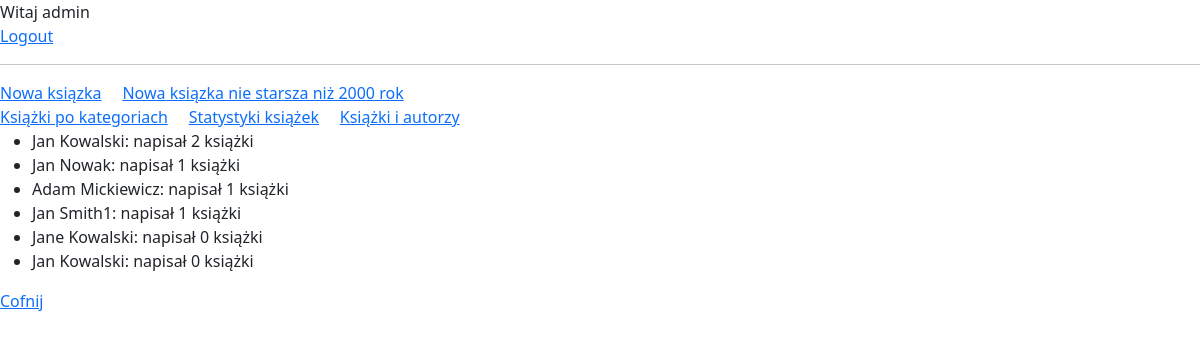
Before: /book/stat-authors/ (signed in) with the older database file.
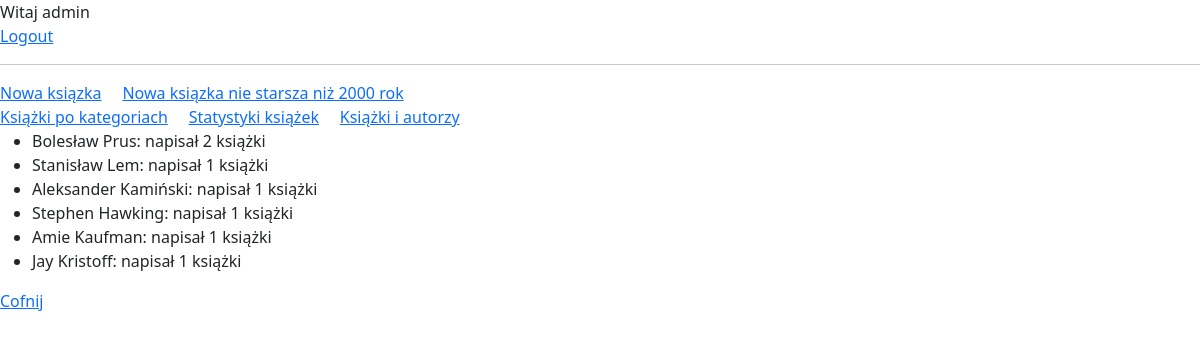
After: the same page with the newer database file.
### books/models.py (models this page shows, shortened)
class Author(models.Model):
    first_name = models.CharField(max_length=100)
    last_name = models.CharField(max_length=100)
    books = models.ManyToManyField(Book)

### books/views.py (the view)
# urls.py: path('stat-authors/', authors_by_books, name='authors_by_books'),
@login_required
def authors_by_books(request):
    authors = Author.objects.all().annotate(l_books=Count('books')).order_by("-l_books")
    context = {'authors':authors}
    return render(request, 'book/stat-authors.html', context)

### templates/book/stat-authors.html (shortened to what this page needs)
{% extends 'book/main.html' %}
{% block page %}
{% if user.is_authenticated %}
Witaj {{ user.username }}<br>
<a href="{% url 'logout' %}">Logout</a>
{% else %}
<a href="{% url 'login' %}">Login</a>
{% endif %}
<hr>
<a href="{% url 'create_book2' %}">Nowa ksiązka</a>&nbsp;&nbsp;&nbsp;&nbsp;
<a href="{% url 'create_over_2000' %}">Nowa ksiązka nie starsza niż 2000 rok</a>&nbsp;&nbsp;&nbsp;&nbsp;
<br>
<a href="{% url 'books_category' %}">Książki po kategoriach</a>&nbsp;&nbsp;&nbsp;&nbsp;
<a href="{% url 'stat_books' %}">Statystyki książek</a>&nbsp;&nbsp;&nbsp;&nbsp;
<a href="{% url 'authors_by_books' %}">Książki i autorzy</a>
{% if authors %}
<ul>
    {% for author in authors %}
    <li> {{ author.first_name }} {{ author.last_name }}: napisał {{author.l_books}} książki</li>
    {% endfor %}
</ul>
{% else %}
<p>Brak autorów w bazie.</p>
{% endif %}
<a href="{% url 'all_books' %}">Cofnij</a>
{% endblock %}

### templates/book/main.html (shortened to what this page needs)
<!DOCTYPE html>
<html lang="en">
<head>
    {% load static %}
    <link rel="stylesheet" href="{% static 'style.css' %}">
    <link rel="stylesheet" href="https://cdn.jsdelivr.net/npm/bootstrap@5.3.2/dist/css/bootstrap.min.css"
>
</head>
<body>
    {% block page %} {% endblock %}
</body>
</html>

Changed rows visible on the page:
removed Author: first_name "Jan", last_name "Kowalski", l_books "2"
removed Author: first_name "Jan", last_name "Nowak", l_books "1"
removed Author: first_name "Adam", last_name "Mickiewicz", l_books "1"
removed Author: first_name "Jan", last_name "Smith1", l_books "1"
removed Author: first_name "Jane", last_name "Kowalski", l_books "0"
removed Author: first_name "Jan", last_name "Kowalski", l_books "0"
added Author: first_name "Bolesław", last_name "Prus", l_books "2"
added Author: first_name "Stanisław", last_name "Lem", l_books "1"
added Author: first_name "Aleksander", last_name "Kamiński", l_books "1"
added Author: first_name "Stephen", last_name "Hawking", l_books "1"
added Author: first_name "Amie", last_name "Kaufman", l_books "1"
added Author: first_name "Jay", last_name "Kristoff", l_books "1"
